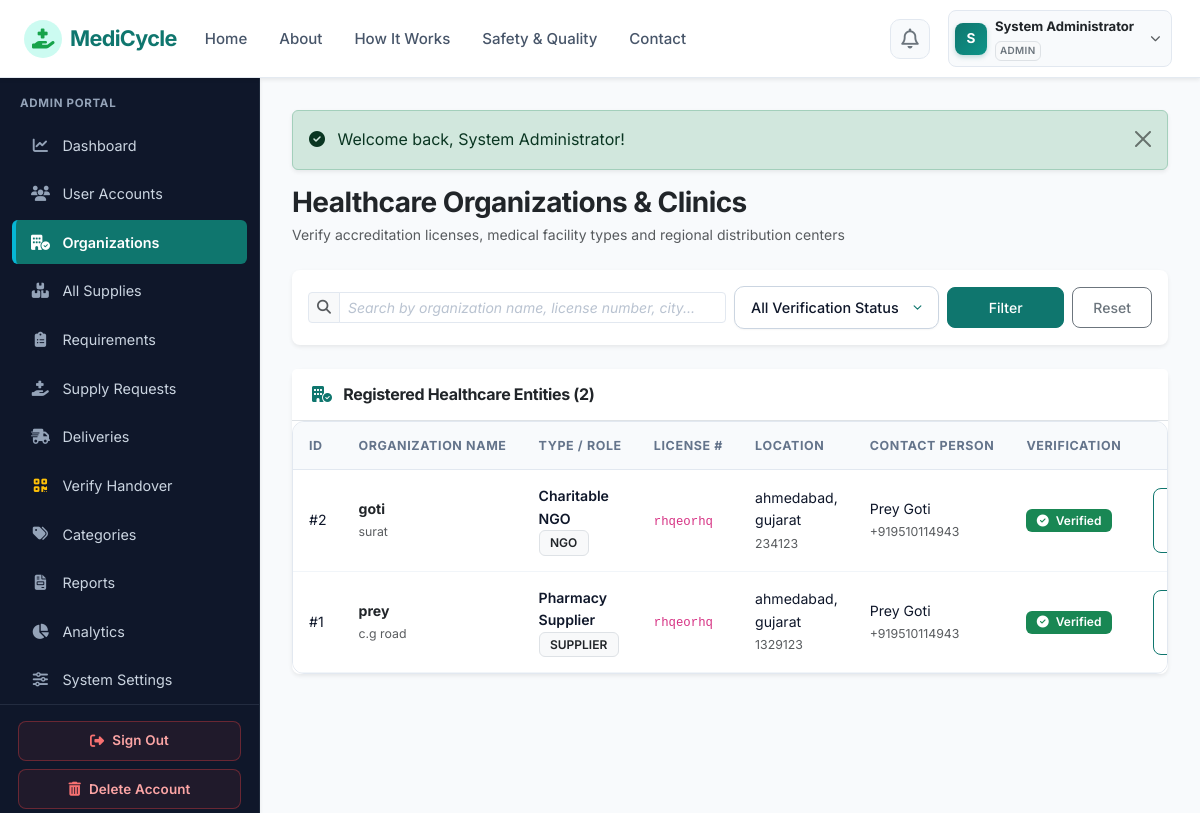
Page /admin/organizations.php (signed in) on the committed database.
### tables this page shows
CREATE TABLE `users` (
  `id` int(11) NOT NULL AUTO_INCREMENT,
  `name` varchar(100) NOT NULL,
  `email` varchar(100) NOT NULL,
  `password` varchar(255) NOT NULL,
  `phone` varchar(20) NOT NULL,
  `role` enum('admin','supplier','ngo','delivery') NOT NULL,
  `email_verified` tinyint(1) DEFAULT 1,
  `status` enum('active','inactive','suspended','pending') DEFAULT 'active',
  `created_at` timestamp NOT NULL DEFAULT current_timestamp(),
  `updated_at` timestamp NOT NULL DEFAULT current_timestamp() ON UPDATE current_timestamp(),
  PRIMARY KEY (`id`),
  UNIQUE KEY `email` (`email`),
  KEY `idx_user_role` (`role`),
  KEY `idx_user_status` (`status`)
);

CREATE TABLE `organizations` (
  `id` int(11) NOT NULL AUTO_INCREMENT,
  `user_id` int(11) NOT NULL,
  `organization_name` varchar(150) NOT NULL,
  `organization_type` varchar(100) NOT NULL,
  `license_number` varchar(100) DEFAULT NULL,
  `address` text NOT NULL,
  `city` varchar(100) NOT NULL,
  `state` varchar(100) NOT NULL,
  `pincode` varchar(20) NOT NULL,
  `verification_status` enum('pending','verified','rejected') DEFAULT 'pending',
  `verification_notes` text DEFAULT NULL,
  `created_at` timestamp NOT NULL DEFAULT current_timestamp(),
  `updated_at` timestamp NOT NULL DEFAULT current_timestamp() ON UPDATE current_timestamp(),
  PRIMARY KEY (`id`),
  KEY `fk_org_user` (`user_id`),
  KEY `idx_org_city` (`city`),
  KEY `idx_org_status` (`verification_status`),
  CONSTRAINT `fk_org_user` FOREIGN KEY (`user_id`) REFERENCES `users` (`id`) ON DELETE CASCADE
);

### admin/organizations.php (the view, shortened to what the rows shown need)
<?php
require_once __DIR__ . '/../config/config.php';
require_role('admin');
$sql = "SELECT o.*, u.name as contact_name, u.email as contact_email, u.phone as contact_phone, u.role
        FROM organizations o
        JOIN users u ON o.user_id = u.id
        WHERE 1=1";
$params = [];
$sql .= " ORDER BY o.id DESC";
$stmt = $pdo->prepare($sql);
$stmt->execute($params);
$organizations = $stmt->fetchAll();
include __DIR__ . '/../includes/header.php';
include __DIR__ . '/../includes/navbar.php';
?>
<div class="app-container">
    <?php include __DIR__ . '/../includes/sidebar.php'; ?>
    <div class="app-content">
        <div class="card border-0 shadow-sm rounded-3">
            <div class="card-body p-0">
                <div class="table-responsive">
                    <table class="table table-hover align-middle mb-0 small">
                        <thead class="table-light">
                            <tr>
                                <th>ID</th>
                                <th>Organization Name</th>
                                <th>Type / Role</th>
                                <th>License #</th>
                                <th>Location</th>
                                <th>Contact Person</th>
                                <th>Verification</th>
                                <th class="text-end">Actions</th>
                            </tr>
                        </thead>
                        <tbody>
                            <?php if (!empty($organizations)): ?>
                                <?php foreach ($organizations as $org): ?>
                                    <tr>
                                        <td>#<?php echo $org['id']; ?></td>
                                        <td>
                                            <div class="fw-bold text-dark"><?php echo e($org['organization_name']); ?></div>
                                            <small class="text-muted"><?php echo e($org['address']); ?></small>
                                        </td>
                                        <td>
                                            <div class="fw-semibold"><?php echo e($org['organization_type']); ?></div>
                                            <span class="badge bg-light text-dark border"><?php echo strtoupper(e($org['role'])); ?></span>
                                        </td>
                                        <td><code><?php echo e($org['license_number'] ?? 'N/A'); ?></code></td>
                                        <td>
                                            <div><?php echo e($org['city']); ?>, <?php echo e($org['state']); ?></div>
                                            <small class="text-muted"><?php echo e($org['pincode']); ?></small>
                                        </td>
                                        <td>
                                            <div><?php echo e($org['contact_name']); ?></div>
                                            <small class="text-muted"><?php echo e($org['contact_phone']); ?></small>
                                        </td>
                                        <td>
                                            <?php if ($org['verification_status'] === 'verified'): ?>
                                                <span class="badge bg-success"><i class="fas fa-check-circle me-1"></i> Verified</span>
                                            <?php elseif ($org['verification_status'] === 'pending'): ?>
                                                <span class="badge bg-warning text-dark"><i class="fas fa-clock me-1"></i> Pending</span>
                                            <?php else: ?>
                                                <span class="badge bg-danger"><i class="fas fa-times-circle me-1"></i> Rejected</span>
                                            <?php endif; ?>
                                        </td>
                                        <td class="text-end">
                                            <button type="button" class="btn btn-sm btn-outline-primary py-0" onclick="openOrgModal(<?php echo htmlspecialchars(json_encode($org)); ?>)">
                                            </button>
                                        </td>
                                    </tr>
                                <?php endforeach; ?>
                            <?php else: ?>
                                <tr>
                                    <td colspan="8" class="text-center py-4 text-muted">No organizations found.</td>
                                </tr>
                            <?php endif; ?>
                        </tbody>
                    </table>
                </div>
            </div>
        </div>
    </div>
</div>
<?php include __DIR__ . '/../includes/footer.php'; ?>

### includes/navbar.php (shortened to what the rows shown need)
<?php
$currentUser = current_user();
$currentDir = basename(dirname($_SERVER['PHP_SELF'] ?? ''));
$isPublicPage = !in_array($currentDir, ['admin', 'supplier', 'ngo', 'delivery']);
?>
<nav class="navbar navbar-expand-lg navbar-medicycle sticky-top shadow-sm">
    <div class="container-fluid px-3 px-lg-4">
        <div class="collapse navbar-collapse" id="navbarMain">
            <ul class="navbar-nav ms-auto align-items-center gap-2">
                <?php if (!$isPublicPage && $currentUser): ?>
                    <li class="nav-item dropdown position-relative ms-1">
                        <a class="nav-link notif-icon-btn position-relative" href="#" id="notifDropdown" role="button" data-bs-toggle="dropdown" aria-expanded="false" title="Notifications">
                            <i class="far fa-bell fs-5 text-secondary"></i>
                        </a>
                    </li>
                    <li class="nav-item dropdown ms-1">
                        <a class="nav-link user-profile-capsule d-flex align-items-center gap-2 text-dark shadow-2xs" href="#" id="userDropdown" role="button" data-bs-toggle="dropdown" aria-expanded="false">
                            <div class="user-avatar-circle">
                                <?php echo strtoupper(substr($currentUser['name'], 0, 1)); ?>
                            </div>
                            <div class="d-none d-md-block text-start pe-1">
                                <span class="d-block fw-bold small text-dark leading-tight" style="font-size:0.82rem;"><?php echo e($currentUser['name']); ?></span>
                                <span class="badge text-uppercase text-secondary bg-light border p-1" style="font-size: 0.62rem; letter-spacing:0.04em;"><?php echo strtoupper(e($currentUser['role'])); ?></span>
                            </div>
                            <i class="fas fa-chevron-down text-muted small ms-1" style="font-size:0.65rem;"></i>
                        </a>
                    </li>
                <?php endif; ?>
            </ul>
        </div>
    </div>
</nav>

### includes/sidebar.php (shortened to what the rows shown need)
<?php
$currentUser = current_user();
$userRole = $currentUser['role'] ?? ($_SESSION['role'] ?? '');
?>
<aside class="app-sidebar shadow-sm">
    <div class="sidebar-heading">
        <?php echo strtoupper(e($userRole)); ?> PORTAL
    </div>
    <ul class="nav flex-column mb-auto">
        <?php if ($userRole === 'admin'): ?>
            <li class="nav-item">
            </li>
            <li class="nav-item">
            </li>
            <li class="nav-item">
            </li>
            <li class="nav-item">
            </li>
            <li class="nav-item">
            </li>
            <li class="nav-item">
            </li>
            <li class="nav-item">
            </li>
            <li class="nav-item">
            </li>
            <li class="nav-item">
            </li>
            <li class="nav-item">
            </li>
            <li class="nav-item">
            </li>
            <li class="nav-item">
            </li>
        <?php endif; ?>
    </ul>
    <div class="sidebar-footer mt-auto">
        <a href="<?php echo BASE_URL; ?>/logout.php" class="btn-sidebar-signout mb-2">
        </a>
        <button type="button" class="btn-sidebar-delete" data-bs-toggle="modal" data-bs-target="#deleteAccountModal">
        </button>
    </div>
</aside>

### rows in the picture
users: name "S", name "System Administrator", role "ADMIN"
organizations: id "2", organization_name "goti", address "surat", organization_type "Charitable NGO", user.role "NGO", license_number "rhqeorhq", city "ahmedabad", state "gujarat", pincode "234123", user.name "Prey Goti", user.phone "+919510114943", verification_status "verified" (drawn)
organizations: id "1", organization_name "prey", address "c.g road", organization_type "Pharmacy Supplier", user.role "SUPPLIER", license_number "rhqeorhq", city "ahmedabad", state "gujarat", pincode "1329123", user.name "Prey Goti", user.phone "+919510114943", verification_status "verified" (drawn)

### other values in the picture
$message "Welcome back, System Administrator!"
count($organizations) "2"
